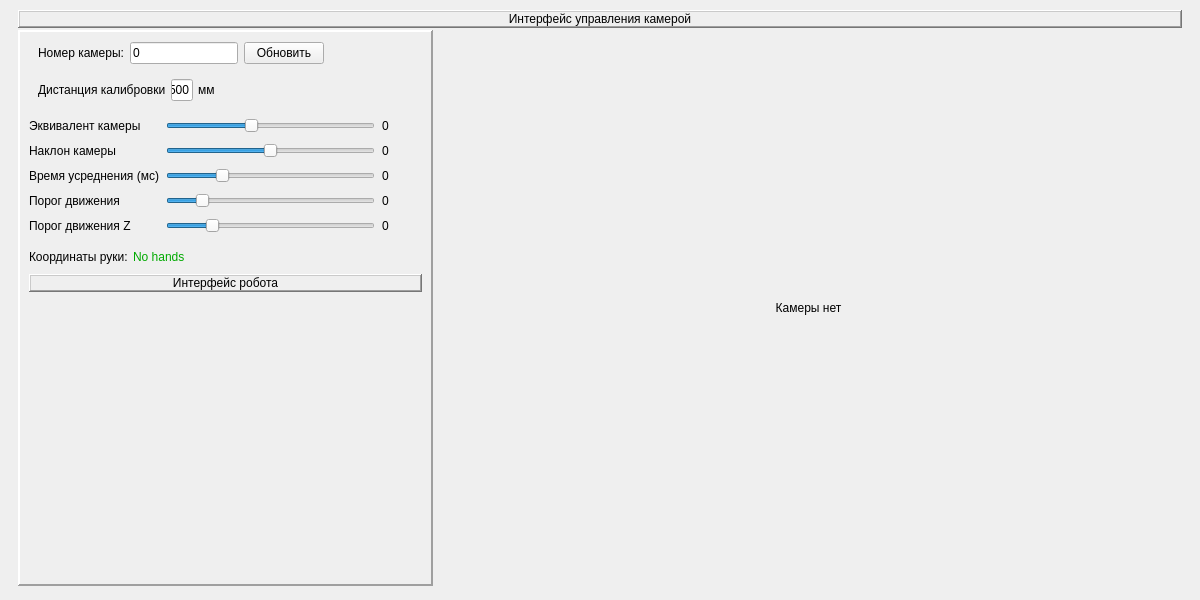
<?xml version="1.0" encoding="UTF-8"?>
<ui version="4.0">
 <class>MainWindow</class>
 <widget class="QMainWindow" name="MainWindow">
  <property name="enabled">
   <bool>true</bool>
  </property>
  <property name="geometry">
   <rect>
    <x>0</x>
    <y>0</y>
    <width>1200</width>
    <height>600</height>
   </rect>
  </property>
  <property name="windowTitle">
   <string>HandTracker</string>
  </property>
  <widget class="QWidget" name="centralwidget">
   <layout class="QGridLayout" name="gridLayout_6">
    <item row="0" column="0">
     <widget class="QFrame" name="verticalFrame">
      <property name="frameShape">
       <enum>QFrame::NoFrame</enum>
      </property>
      <property name="frameShadow">
       <enum>QFrame::Raised</enum>
      </property>
      <property name="lineWidth">
       <number>2</number>
      </property>
      <layout class="QVBoxLayout" name="verticalLayout_4" stretch="1,10">
       <property name="spacing">
        <number>2</number>
       </property>
       <property name="topMargin">
        <number>1</number>
       </property>
       <property name="bottomMargin">
        <number>5</number>
       </property>
       <item>
        <widget class="QLabel" name="label_10">
         <property name="sizePolicy">
          <sizepolicy hsizetype="Preferred" vsizetype="Maximum">
           <horstretch>0</horstretch>
           <verstretch>0</verstretch>
          </sizepolicy>
         </property>
         <property name="styleSheet">
          <string notr="true">font: 75 12pt &quot;Calibri&quot;;</string>
         </property>
         <property name="frameShape">
          <enum>QFrame::WinPanel</enum>
         </property>
         <property name="frameShadow">
          <enum>QFrame::Raised</enum>
         </property>
         <property name="lineWidth">
          <number>1</number>
         </property>
         <property name="text">
          <string>Интерфейс управления камерой</string>
         </property>
         <property name="alignment">
          <set>Qt::AlignCenter</set>
         </property>
         <property name="margin">
          <number>2</number>
         </property>
        </widget>
       </item>
       <item>
        <layout class="QHBoxLayout" name="horizontalLayout_5" stretch="10,18">
         <item>
          <widget class="QFrame" name="frame">
           <property name="frameShape">
            <enum>QFrame::Panel</enum>
           </property>
           <property name="frameShadow">
            <enum>QFrame::Raised</enum>
           </property>
           <property name="lineWidth">
            <number>2</number>
           </property>
           <layout class="QVBoxLayout" name="verticalLayout">
            <property name="spacing">
             <number>5</number>
            </property>
            <property name="topMargin">
             <number>5</number>
            </property>
            <property name="bottomMargin">
             <number>5</number>
            </property>
            <item>
             <widget class="QFrame" name="frame">
              <property name="sizePolicy">
               <sizepolicy hsizetype="Preferred" vsizetype="Maximum">
                <horstretch>0</horstretch>
                <verstretch>0</verstretch>
               </sizepolicy>
              </property>
              <layout class="QGridLayout" name="gridLayout_3">
               <property name="topMargin">
                <number>5</number>
               </property>
               <property name="bottomMargin">
                <number>5</number>
               </property>
               <item row="0" column="2">
                <widget class="QPushButton" name="Start_cam">
                 <property name="text">
                  <string>Обновить</string>
                 </property>
                </widget>
               </item>
               <item row="0" column="0">
                <widget class="QLabel" name="label">
                 <property name="sizePolicy">
                  <sizepolicy hsizetype="Maximum" vsizetype="Preferred">
                   <horstretch>0</horstretch>
                   <verstretch>0</verstretch>
                  </sizepolicy>
                 </property>
                 <property name="text">
                  <string>Номер камеры:</string>
                 </property>
                 <property name="alignment">
                  <set>Qt::AlignLeading|Qt::AlignLeft|Qt::AlignVCenter</set>
                 </property>
                </widget>
               </item>
               <item row="0" column="1">
                <widget class="QLineEdit" name="NumCamEditLine">
                 <property name="sizePolicy">
                  <sizepolicy hsizetype="Maximum" vsizetype="Fixed">
                   <horstretch>0</horstretch>
                   <verstretch>0</verstretch>
                  </sizepolicy>
                 </property>
                 <property name="minimumSize">
                  <size>
                   <width>0</width>
                   <height>0</height>
                  </size>
                 </property>
                 <property name="baseSize">
                  <size>
                   <width>100</width>
                   <height>0</height>
                  </size>
                 </property>
                 <property name="text">
                  <string>0</string>
                 </property>
                </widget>
               </item>
               <item row="0" column="3">
                <widget class="QLabel" name="label_2">
                 <property name="sizePolicy">
                  <sizepolicy hsizetype="MinimumExpanding" vsizetype="Preferred">
                   <horstretch>0</horstretch>
                   <verstretch>0</verstretch>
                  </sizepolicy>
                 </property>
                 <property name="text">
                  <string/>
                 </property>
                </widget>
               </item>
              </layout>
             </widget>
            </item>
            <item>
             <widget class="QFrame" name="horizontalFrame_2">
              <property name="sizePolicy">
               <sizepolicy hsizetype="Preferred" vsizetype="Maximum">
                <horstretch>0</horstretch>
                <verstretch>0</verstretch>
               </sizepolicy>
              </property>
              <layout class="QHBoxLayout" name="horizontalLayout_2" stretch="1,1,1,10">
               <property name="spacing">
                <number>5</number>
               </property>
               <property name="topMargin">
                <number>5</number>
               </property>
               <property name="bottomMargin">
                <number>5</number>
               </property>
               <item>
                <widget class="QLabel" name="lab_2">
                 <property name="sizePolicy">
                  <sizepolicy hsizetype="Minimum" vsizetype="Preferred">
                   <horstretch>0</horstretch>
                   <verstretch>0</verstretch>
                  </sizepolicy>
                 </property>
                 <property name="text">
                  <string>Дистанция калибровки</string>
                 </property>
                </widget>
               </item>
               <item>
                <widget class="QLineEdit" name="CalibDist">
                 <property name="sizePolicy">
                  <sizepolicy hsizetype="Maximum" vsizetype="Fixed">
                   <horstretch>0</horstretch>
                   <verstretch>0</verstretch>
                  </sizepolicy>
                 </property>
                 <property name="text">
                  <string>500</string>
                 </property>
                </widget>
               </item>
               <item>
                <widget class="QLabel" name="label_3">
                 <property name="text">
                  <string>мм</string>
                 </property>
                 <property name="margin">
                  <number>3</number>
                 </property>
                </widget>
               </item>
               <item>
                <widget class="QLabel" name="label_4">
                 <property name="sizePolicy">
                  <sizepolicy hsizetype="MinimumExpanding" vsizetype="Preferred">
                   <horstretch>0</horstretch>
                   <verstretch>0</verstretch>
                  </sizepolicy>
                 </property>
                 <property name="text">
                  <string/>
                 </property>
                </widget>
               </item>
              </layout>
             </widget>
            </item>
            <item>
             <layout class="QGridLayout" name="gridLayout_4" columnstretch="1,10,2">
              <property name="topMargin">
               <number>7</number>
              </property>
              <property name="bottomMargin">
               <number>7</number>
              </property>
              <property name="horizontalSpacing">
               <number>7</number>
              </property>
              <property name="verticalSpacing">
               <number>10</number>
              </property>
              <item row="2" column="1">
               <widget class="QSlider" name="TimeApprox">
                <property name="maximum">
                 <number>2000</number>
                </property>
                <property name="pageStep">
                 <number>1</number>
                </property>
                <property name="value">
                 <number>500</number>
                </property>
                <property name="orientation">
                 <enum>Qt::Horizontal</enum>
                </property>
               </widget>
              </item>
              <item row="0" column="1">
               <widget class="QSlider" name="CalibCam">
                <property name="maximum">
                 <number>200</number>
                </property>
                <property name="pageStep">
                 <number>1</number>
                </property>
                <property name="value">
                 <number>80</number>
                </property>
                <property name="orientation">
                 <enum>Qt::Horizontal</enum>
                </property>
               </widget>
              </item>
              <item row="2" column="2">
               <widget class="QLabel" name="Lab_TimeApprox">
                <property name="sizePolicy">
                 <sizepolicy hsizetype="Fixed" vsizetype="Preferred">
                  <horstretch>0</horstretch>
                  <verstretch>0</verstretch>
                 </sizepolicy>
                </property>
                <property name="text">
                 <string>0</string>
                </property>
                <property name="margin">
                 <number>3</number>
                </property>
               </widget>
              </item>
              <item row="3" column="1">
               <widget class="QSlider" name="FixedParam">
                <property name="maximum">
                 <number>20</number>
                </property>
                <property name="pageStep">
                 <number>1</number>
                </property>
                <property name="value">
                 <number>3</number>
                </property>
                <property name="orientation">
                 <enum>Qt::Horizontal</enum>
                </property>
               </widget>
              </item>
              <item row="4" column="0">
               <widget class="QLabel" name="label_8">
                <property name="text">
                 <string>Порог движения Z</string>
                </property>
               </widget>
              </item>
              <item row="1" column="2">
               <widget class="QLabel" name="Lab_CamAngle">
                <property name="sizePolicy">
                 <sizepolicy hsizetype="Fixed" vsizetype="Preferred">
                  <horstretch>0</horstretch>
                  <verstretch>0</verstretch>
                 </sizepolicy>
                </property>
                <property name="text">
                 <string>0</string>
                </property>
                <property name="margin">
                 <number>3</number>
                </property>
               </widget>
              </item>
              <item row="3" column="2">
               <widget class="QLabel" name="Lab_FixedParam">
                <property name="sizePolicy">
                 <sizepolicy hsizetype="Fixed" vsizetype="Preferred">
                  <horstretch>0</horstretch>
                  <verstretch>0</verstretch>
                 </sizepolicy>
                </property>
                <property name="text">
                 <string>0</string>
                </property>
                <property name="margin">
                 <number>3</number>
                </property>
               </widget>
              </item>
              <item row="1" column="0">
               <widget class="QLabel" name="label_5">
                <property name="text">
                 <string>Наклон камеры</string>
                </property>
               </widget>
              </item>
              <item row="2" column="0">
               <widget class="QLabel" name="label_6">
                <property name="text">
                 <string>Время усреднения (мс)</string>
                </property>
               </widget>
              </item>
              <item row="4" column="2">
               <widget class="QLabel" name="Lab_FixedParam_Z">
                <property name="sizePolicy">
                 <sizepolicy hsizetype="Fixed" vsizetype="Preferred">
                  <horstretch>0</horstretch>
                  <verstretch>0</verstretch>
                 </sizepolicy>
                </property>
                <property name="text">
                 <string>0</string>
                </property>
                <property name="margin">
                 <number>3</number>
                </property>
               </widget>
              </item>
              <item row="3" column="0">
               <widget class="QLabel" name="label_7">
                <property name="text">
                 <string>Порог движения</string>
                </property>
               </widget>
              </item>
              <item row="1" column="1">
               <widget class="QSlider" name="CamAngle">
                <property name="maximum">
                 <number>180</number>
                </property>
                <property name="pageStep">
                 <number>1</number>
                </property>
                <property name="value">
                 <number>90</number>
                </property>
                <property name="orientation">
                 <enum>Qt::Horizontal</enum>
                </property>
               </widget>
              </item>
              <item row="0" column="2">
               <widget class="QLabel" name="Lab_CalibCam">
                <property name="sizePolicy">
                 <sizepolicy hsizetype="Fixed" vsizetype="Preferred">
                  <horstretch>0</horstretch>
                  <verstretch>0</verstretch>
                 </sizepolicy>
                </property>
                <property name="minimumSize">
                 <size>
                  <width>40</width>
                  <height>0</height>
                 </size>
                </property>
                <property name="text">
                 <string extracomment="3324243">0</string>
                </property>
                <property name="margin">
                 <number>3</number>
                </property>
               </widget>
              </item>
              <item row="0" column="0">
               <widget class="QLabel" name="lab">
                <property name="text">
                 <string>Эквивалент камеры</string>
                </property>
               </widget>
              </item>
              <item row="4" column="1">
               <widget class="QSlider" name="FixedParam_Z">
                <property name="maximum">
                 <number>20</number>
                </property>
                <property name="pageStep">
                 <number>1</number>
                </property>
                <property name="value">
                 <number>4</number>
                </property>
                <property name="orientation">
                 <enum>Qt::Horizontal</enum>
                </property>
               </widget>
              </item>
             </layout>
            </item>
            <item>
             <layout class="QHBoxLayout" name="horizontalLayout_3">
              <property name="topMargin">
               <number>5</number>
              </property>
              <property name="bottomMargin">
               <number>5</number>
              </property>
              <item>
               <widget class="QLabel" name="label_11">
                <property name="text">
                 <string>Координаты руки:</string>
                </property>
               </widget>
              </item>
              <item>
               <widget class="QLabel" name="Hand_Coords">
                <property name="styleSheet">
                 <string notr="true">font: 75 14pt &quot;Calibri&quot;;
color: rgb(0, 170, 0);</string>
                </property>
                <property name="text">
                 <string>No hands</string>
                </property>
               </widget>
              </item>
              <item>
               <widget class="QLabel" name="label_13">
                <property name="sizePolicy">
                 <sizepolicy hsizetype="Expanding" vsizetype="Preferred">
                  <horstretch>0</horstretch>
                  <verstretch>0</verstretch>
                 </sizepolicy>
                </property>
                <property name="text">
                 <string/>
                </property>
               </widget>
              </item>
             </layout>
            </item>
            <item>
             <widget class="QLabel" name="label_9">
              <property name="sizePolicy">
               <sizepolicy hsizetype="Preferred" vsizetype="Maximum">
                <horstretch>0</horstretch>
                <verstretch>0</verstretch>
               </sizepolicy>
              </property>
              <property name="styleSheet">
               <string notr="true">font: 75 12pt &quot;Calibri&quot;;</string>
              </property>
              <property name="frameShape">
               <enum>QFrame::WinPanel</enum>
              </property>
              <property name="frameShadow">
               <enum>QFrame::Raised</enum>
              </property>
              <property name="text">
               <string>Интерфейс робота</string>
              </property>
              <property name="alignment">
               <set>Qt::AlignCenter</set>
              </property>
              <property name="margin">
               <number>2</number>
              </property>
             </widget>
            </item>
            <item>
             <widget class="QFrame" name="horizontalFrame">
              <property name="sizePolicy">
               <sizepolicy hsizetype="Preferred" vsizetype="MinimumExpanding">
                <horstretch>0</horstretch>
                <verstretch>0</verstretch>
               </sizepolicy>
              </property>
              <layout class="QHBoxLayout" name="horizontalLayout"/>
             </widget>
            </item>
           </layout>
          </widget>
         </item>
         <item>
          <widget class="QLabel" name="Lab_Cam">
           <property name="sizePolicy">
            <sizepolicy hsizetype="Preferred" vsizetype="Preferred">
             <horstretch>0</horstretch>
             <verstretch>0</verstretch>
            </sizepolicy>
           </property>
           <property name="minimumSize">
            <size>
             <width>0</width>
             <height>0</height>
            </size>
           </property>
           <property name="autoFillBackground">
            <bool>false</bool>
           </property>
           <property name="styleSheet">
            <string notr="true">font: 75 14pt &quot;Calibri&quot;;</string>
           </property>
           <property name="frameShape">
            <enum>QFrame::NoFrame</enum>
           </property>
           <property name="text">
            <string>&lt;html&gt;&lt;head/&gt;&lt;body&gt;&lt;p&gt;Камеры нет&lt;/p&gt;&lt;/body&gt;&lt;/html&gt;</string>
           </property>
           <property name="alignment">
            <set>Qt::AlignCenter</set>
           </property>
           <property name="margin">
            <number>10</number>
           </property>
          </widget>
         </item>
        </layout>
       </item>
      </layout>
     </widget>
    </item>
   </layout>
  </widget>
 </widget>
 <resources/>
 <connections>
  <connection>
   <sender>CalibCam</sender>
   <signal>valueChanged(int)</signal>
   <receiver>Lab_CalibCam</receiver>
   <slot>setNum(int)</slot>
   <hints>
    <hint type="sourcelabel">
     <x>266</x>
     <y>178</y>
    </hint>
    <hint type="destinationlabel">
     <x>386</x>
     <y>178</y>
    </hint>
   </hints>
  </connection>
 </connections>
</ui>
